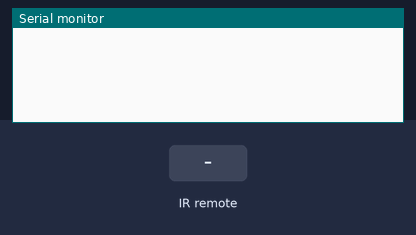
This sketch was run on a simulated Arduino Uno, built with avr-gcc and run on an emulated ATmega328P. On the bench: the last lines printed to the serial monitor. The test bench sets the inputs (shaded band).

Above: at 1.2 s.
1.3 s: infrared code 0x1FC708F received
At 2.3 s:
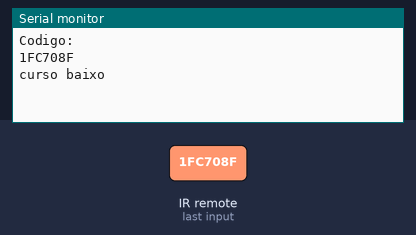
2.8 s: infrared code 0x1FC30CF received
At 3.4 s:
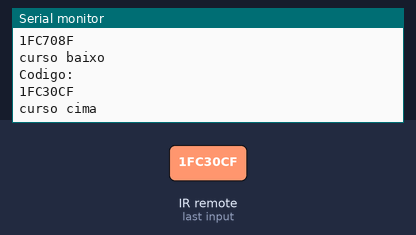
4.3 s: infrared code 0x1FC22DD received
At 5.5 s:
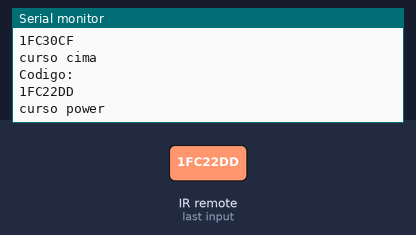
5.8 s: infrared code 0x1FC8877 received
At 6.9 s:
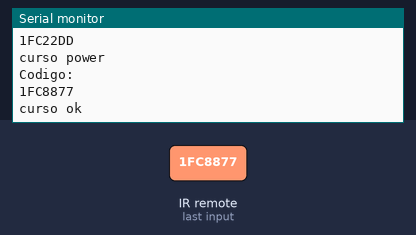

The sketch:

IRrecv_Dump_mycodes.ino
```cpp
// (licence header left out)
#include <IRremote.h>

int RECV_PIN = 11;

IRrecv irrecv(RECV_PIN);

decode_results results;

void setup()
{
  Serial.begin(9600);
  irrecv.enableIRIn(); // Start the receiver
}

void loop() {
  if (irrecv.decode(&results)) {
    Serial.println("Codigo: ");
    Serial.println(results.value, HEX);
    switch (results.value) {
      case 0x1FC708F:
        Serial.println("curso baixo");
        break;
      case 0x1FC30CF:
        Serial.println("curso cima");
        break;
      case 0x1FC22DD:
        Serial.println("curso power");
        break;
      case 0x1FC8877:
        Serial.println("curso ok");
        break;
      default:
        Serial.println("nada carregado");
    }
    irrecv.resume(); // Receive the next value
  }
}
```

Measured:
- after the input at 1.3 s, the serial monitor: prints a new line at once (image 1)
- after the input at 2.8 s, the serial monitor: prints a new line at once (image 2)
- after the input at 4.3 s, the serial monitor: prints a new line at once (image 3)
- after the input at 5.8 s, the serial monitor: prints a new line at once (image 4)
